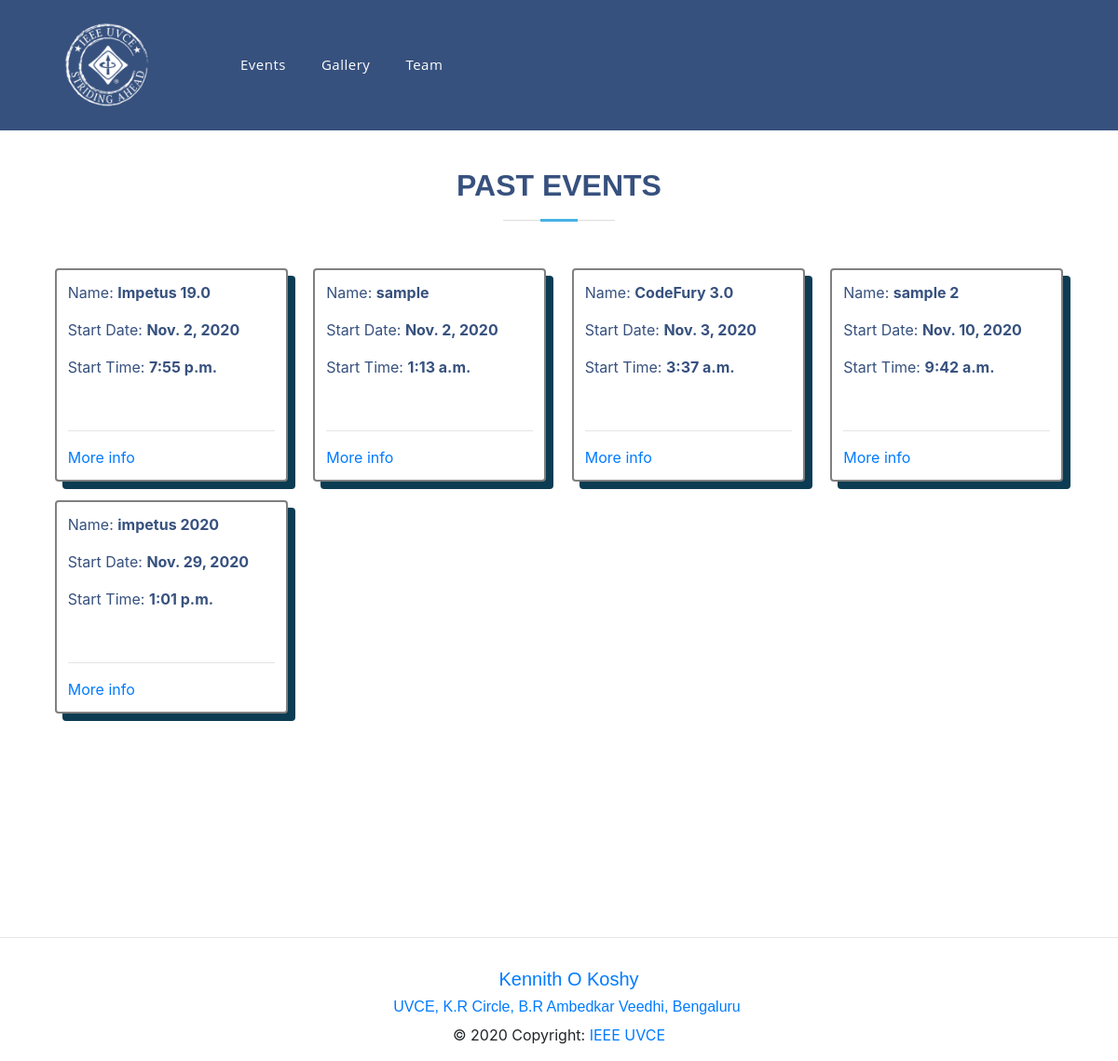
Screenshot of /events/evold with the database file from the repository.
### events/models.py (models this page shows, shortened)
class Event(models.Model):
    event_name = models.CharField(max_length=100)
    slug = models.SlugField()
    date = models.DateField()
    time = models.TimeField()
    location = models.CharField(max_length=100)
    reg = models.URLField()
    description = models.TextField(max_length=1000, blank=True)
    created = models.DateTimeField(auto_now_add=True)
    orgzer = models.CharField(max_length=40)
    winners = models.TextField(blank=True, default='Not Yet Decided')
    author = models.ForeignKey(User, default=None, on_delete=models.CASCADE)
    is_approved = models.BooleanField(default=False, blank=True)
    approved_by = models.CharField(
        max_length=40,  null=True, blank=True, default=" ")
    class Meta:
        verbose_name = "Event"
        verbose_name_plural = "Events"

### events/views.py (the view)
# urls.py: path('evold', views.old_events_view, name='old_events'),
def old_events_view(request):
    events = Event.objects.all().order_by('date')
    eventold = events.filter(date__lt=datetime.date.today())
    context = {
        'eventold': eventold,
    }
    return render(request, 'events/events_old.html', context)

### events/templates/events/events_old.html
{% extends 'base.html' %} {% block content %}
<section id="skills" class="skills">
    <div class="container" data-aos="fade-up">
        <div class="section-title">
            <h2>Past Events</h2>
        </div>
        <div class="event-container">
            {% for event in eventold %}
            <div class="event">
                <p>Name: <b>{{ event.event_name }}</b></p>
                <p>Start Date: <b>{{ event.date }}</b></p>
                <p>Start Time: <b>{{ event.time }}</b></p>
                <br />
                <hr />
                <a href="{% url 'articles:detail' slug=event.slug %}">More info</a>
            </div>
            {% endfor %}
        </div>
    </div>
</section>
{% endblock %}

### assets/css/style.css (style rules this page uses)
body { font-family: "Open Sans", sans-serif; color: #444444; }
a { color: #47b2e4; }
h1, h2, h3, h4, h5, h6 { font-family: "Jost", sans-serif; }
section { padding: 60px 0; overflow: hidden; }
.section-title { text-align: center; padding-bottom: 30px; }
.section-title h2 { font-size: 32px; font-weight: bold; text-transform: uppercase; margin-bottom: 20px; padding-bottom: 20px; position: relative; color: #37517e; }
.section-title h2::before { content: ""; position: absolute; display: block; width: 120px; height: 1px; background: #ddd; bottom: 1px; left: calc(50% - 60px); }
.section-title h2::after { content: ""; position: absolute; display: block; width: 40px; height: 3px; background: #47b2e4; bottom: 0; left: calc(50% - 20px); }
.event-container { padding: auto; display: grid; grid-template-columns: auto auto auto auto; }
.event { width: 250px; background-color: white; color: rgba(55, 81, 126, 1); margin: auto; margin-bottom: 20px; padding: 12px; border: 2px solid grey; border-radius: 4px; box-shadow: 8px 8px 0px 0px #0c3c53; }

### rows the page displays
Event: event_name "Impetus 19.0", date "Nov. 2, 2020", time "7:55 p.m."
Event: event_name "sample", date "Nov. 2, 2020", time "1:13 a.m."
Event: event_name "CodeFury 3.0", date "Nov. 3, 2020", time "3:37 a.m."
Event: event_name "sample 2", date "Nov. 10, 2020", time "9:42 a.m."
Event: event_name "impetus 2020", date "Nov. 29, 2020", time "1:01 p.m."
